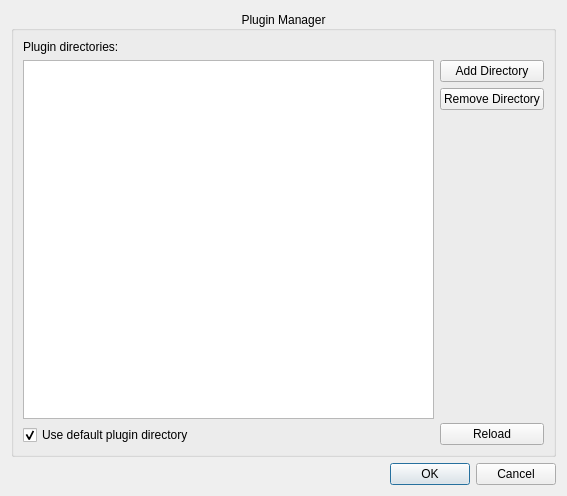
<?xml version="1.0" encoding="UTF-8"?>
<ui version="4.0">
 <class>PluginManagerDialog</class>
 <widget class="QDialog" name="PluginManagerDialog">
  <property name="geometry">
   <rect>
    <x>0</x>
    <y>0</y>
    <width>567</width>
    <height>496</height>
   </rect>
  </property>
  <property name="windowTitle">
   <string>Plugin Manager</string>
  </property>
  <layout class="QVBoxLayout" name="verticalLayout">
   <item>
    <widget class="QGroupBox" name="groupBox">
     <property name="title">
      <string>Plugin Manager</string>
     </property>
     <property name="alignment">
      <set>Qt::AlignCenter</set>
     </property>
     <property name="flat">
      <bool>false</bool>
     </property>
     <layout class="QVBoxLayout" name="verticalLayout_4">
      <item>
       <widget class="QLabel" name="label">
        <property name="text">
         <string>Plugin directories:</string>
        </property>
       </widget>
      </item>
      <item>
       <layout class="QHBoxLayout" name="horizontalLayout">
        <item>
         <layout class="QVBoxLayout" name="verticalLayout_3">
          <item>
           <widget class="QListWidget" name="directoryListing"/>
          </item>
          <item>
           <widget class="QCheckBox" name="defaultPluginCheckBox">
            <property name="text">
             <string>Use default plugin directory</string>
            </property>
            <property name="checked">
             <bool>true</bool>
            </property>
           </widget>
          </item>
         </layout>
        </item>
        <item>
         <layout class="QVBoxLayout" name="verticalLayout_2">
          <item>
           <widget class="QPushButton" name="addButton">
            <property name="text">
             <string>Add Directory</string>
            </property>
           </widget>
          </item>
          <item>
           <widget class="QPushButton" name="removeButton">
            <property name="text">
             <string>Remove Directory</string>
            </property>
           </widget>
          </item>
          <item>
           <spacer name="verticalSpacer">
            <property name="orientation">
             <enum>Qt::Vertical</enum>
            </property>
            <property name="sizeHint" stdset="0">
             <size>
              <width>20</width>
              <height>40</height>
             </size>
            </property>
           </spacer>
          </item>
          <item>
           <widget class="QPushButton" name="reloadButton">
            <property name="toolTip">
             <string>Reload the plugins from the current plugin directories</string>
            </property>
            <property name="text">
             <string>Reload</string>
            </property>
           </widget>
          </item>
         </layout>
        </item>
       </layout>
      </item>
     </layout>
    </widget>
   </item>
   <item>
    <widget class="QDialogButtonBox" name="buttonBox">
     <property name="orientation">
      <enum>Qt::Horizontal</enum>
     </property>
     <property name="standardButtons">
      <set>QDialogButtonBox::Cancel|QDialogButtonBox::Ok</set>
     </property>
    </widget>
   </item>
  </layout>
 </widget>
 <resources/>
 <connections>
  <connection>
   <sender>buttonBox</sender>
   <signal>accepted()</signal>
   <receiver>PluginManagerDialog</receiver>
   <slot>accept()</slot>
   <hints>
    <hint type="sourcelabel">
     <x>248</x>
     <y>254</y>
    </hint>
    <hint type="destinationlabel">
     <x>157</x>
     <y>274</y>
    </hint>
   </hints>
  </connection>
  <connection>
   <sender>buttonBox</sender>
   <signal>rejected()</signal>
   <receiver>PluginManagerDialog</receiver>
   <slot>reject()</slot>
   <hints>
    <hint type="sourcelabel">
     <x>316</x>
     <y>260</y>
    </hint>
    <hint type="destinationlabel">
     <x>286</x>
     <y>274</y>
    </hint>
   </hints>
  </connection>
 </connections>
</ui>
